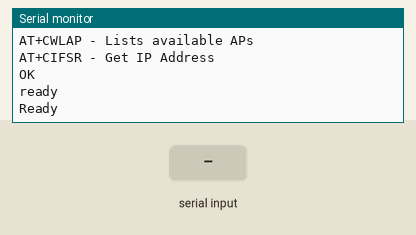
Recording of a sketch running on a simulated Arduino Mega 2560, built with avr-gcc and run on an emulated ATmega2560. Shown: the last lines printed to the serial monitor. Inputs (shaded band) come from the test bench. The modem accepts every AT command (registered, SIM ready, sends succeed) and sends nothing else.

Above: at 1.2 s.
1.3 s: "1\n" received over the second serial link
At 2.5 s:
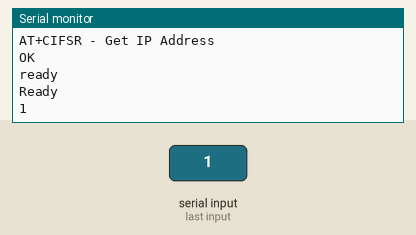
2.8 s: "0\n" received over the second serial link
At 3.7 s:
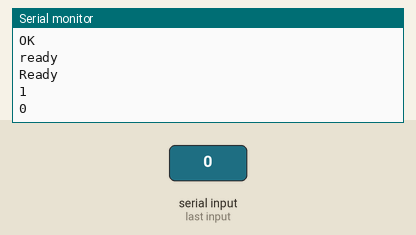

The sketch:

serialsk.ino
```cpp
void setup() {
  // initialize both serial ports:
  Serial.begin(115200);
  Serial3.begin(115200); //needs to match baud of chicp

  delay(50);
  Serial.println(Serial3.write("AT+RST\r\n"));
  Serial.println("AT Commands Are");
  Serial.println("AT - Test AT startup");
  Serial.println("AT+RST - Restart module");
  Serial.println("AT+GMR - View version info");
  Serial.println("AT+GSLP - Enter deep-sleep mode");
  Serial.println("ATE - Enable / Disable echo");
  Serial.println("AT+CWMODE - WIFI mode（station, AP, station + AP）");
  Serial.println("AT+CWJAP - Connect to AP");
  Serial.println("AT+CWLAP - Lists available APs");
  Serial.println("AT+CIFSR - Get IP Address");

}
String command = "";
void loop() {
  // read from port 1, send to port 0:
  while(Serial3.available()) {
    char inByte = Serial3.read();
    Serial.write(inByte);
    if(inByte != '\0' || inByte != '\n'){
      command += inByte;
    } else {
      Serial.print("new command: ");
      Serial.print(command);
      Serial.print("\r\n");
      command = "";
    }
  }

  // read from port 0, send to port 1:
  while (Serial.available()) {
    int inByte = Serial.read();
    Serial3.write(inByte);
  }
}
```

Measured:
- after the input at 1.3 s, the serial monitor: prints a new line at once (image 1)
- after the input at 2.8 s, the serial monitor: prints a new line at once (image 2)
